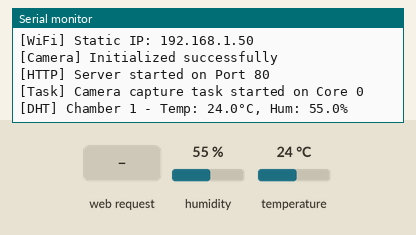
Bench run of a sketch on a simulated ESP32. On the bench: the last lines printed to the serial monitor. Inputs (shaded band) come from the test bench; at power-on: humidity 55 %, temperature 24 °C. WiFi joins after 1.5 s; servers stay silent unless stated; the camera gives no picture.

Above: at 4.0 s.
4.1 s: HTTP request GET /stream received
At 4.7 s:
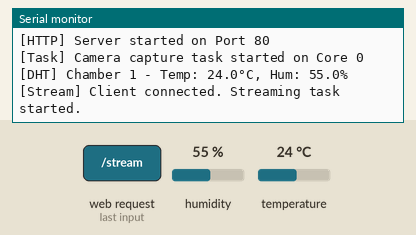
5.6 s: humidity set to 22 %
At 7.0 s:
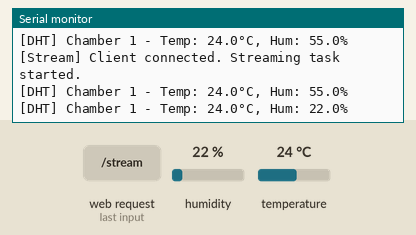
7.1 s: temperature set to 12 °C
8.6 s: humidity set to 40 %
At 9.3 s:
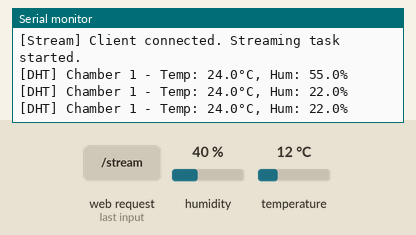
Timing chart, 0 to 11.1 s (numbered marks = the images above; inputs shaded):
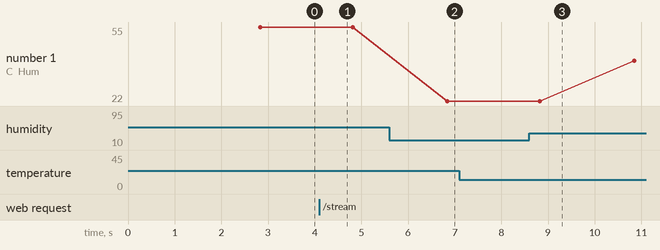

The sketch:

esp32cam_chamber1.ino
```cpp
/*
 * AgriSafe ESP32-CAM Chamber Firmware - DUAL CORE MULTITASKING (RAW TCP)
 * Compatible with ESP32 Arduino Core 2.0.x and 3.0.x
 * Pinout: AI-Thinker ESP32-CAM
 */

#include "esp_camera.h"
#include <WiFi.h>
#include <DHT.h>
#include "freertos/FreeRTOS.h"
#include "freertos/task.h"
#include "freertos/semphr.h"

// ============================================================
//  CHAMBER CONFIGURATION
// ============================================================
#define CHAMBER_ID      1 // Chamber 1
#define DHTPIN          14
#define DHTTYPE         DHT11

const char* ssid     = "log";
const char* password = "12345678";

// Static IP settings
IPAddress local_IP(192, 168, 137, 65);
IPAddress gateway(192, 168, 137, 1);
IPAddress subnet(255, 255, 255, 0);

// ============================================================
//  CAMERA PINS (AI-THINKER)
// ============================================================
#define PWDN_GPIO_NUM     32
#define RESET_GPIO_NUM    -1
#define XCLK_GPIO_NUM      0
#define SIOD_GPIO_NUM     26
#define SIOC_GPIO_NUM     27
#define Y9_GPIO_NUM       35
#define Y8_GPIO_NUM       34
#define Y7_GPIO_NUM       39
#define Y6_GPIO_NUM       36
#define Y5_GPIO_NUM       21
#define Y4_GPIO_NUM       19
#define Y3_GPIO_NUM       18
#define Y2_GPIO_NUM        5
#define VSYNC_GPIO_NUM    25
#define HREF_GPIO_NUM     23
#define PCLK_GPIO_NUM     22

// ============================================================
//  GLOBAL STATE & MULTITASKING VARIABLES
// ============================================================
DHT dht(DHTPIN, DHTTYPE);
WiFiServer server(80);

// Sensor values protected by sensorMutex
float g_temp = 0.0f;
float g_hum = 0.0f;
SemaphoreHandle_t sensorMutex = NULL;

// Camera Frame Buffer protected by frameMutex
uint8_t* g_frame_buf = NULL;
size_t g_frame_len = 0;
uint32_t g_frame_timestamp = 0;
SemaphoreHandle_t frameMutex = NULL;

// Thread-safe stream client tracking
volatile int activeStreams = 0;
const int MAX_STREAMS = 2; // Protect memory from multiple stream clients

// ============================================================
//  CORE 0 TASK: CAMERA ACQUISITION LOOP
// ============================================================
void cameraTask(void* pvParameters) {
  Serial.println("[Task] Camera capture task started on Core 0");

  for (;;) {
    camera_fb_t* fb = esp_camera_fb_get();
    if (fb) {
      if (xSemaphoreTake(frameMutex, pdMS_TO_TICKS(15)) == pdTRUE) {
        // Reallocate global buffer to fit the current frame
        uint8_t* new_buf = (uint8_t*)realloc(g_frame_buf, fb->len);
        if (new_buf) {
          g_frame_buf = new_buf;
          memcpy(g_frame_buf, fb->buf, fb->len);
          g_frame_len = fb->len;
          g_frame_timestamp = millis();
        }
        xSemaphoreGive(frameMutex);
      }
      esp_camera_fb_return(fb);
    } else {
      Serial.println("[CAM] Error: Failed to acquire frame");
    }
    // Yield to the RTOS and limit maximum frame rate to ~60 FPS
    vTaskDelay(pdMS_TO_TICKS(15));
  }
}

// ============================================================
//  CORE 0 TASK: MULTIPART MJPEG STREAMING FOR A CLIENT
// ============================================================
void streamClientTask(void* pvParameters) {
  WiFiClient client = *(WiFiClient*)pvParameters;
  delete (WiFiClient*)pvParameters; // Free heap memory allocated for wrapper

  // Set timeout to prevent orphaned/hanging sockets
  client.setTimeout(5);

  Serial.println("[Stream] Client connected. Streaming task started.");

  // Send initial HTTP headers
  client.println("HTTP/1.1 200 OK");
  client.println("Content-Type: multipart/x-mixed-replace; boundary=frame");
  client.println("Access-Control-Allow-Origin: *");
  client.println("Connection: close");
  client.println();

  uint8_t* localBuf = NULL;
  size_t localLen = 0;
  uint32_t lastTimestamp = 0;

  while (client.connected()) {
    bool newFrame = false;

    // Fast copy of latest frame from global buffer to release mutex quickly
    if (xSemaphoreTake(frameMutex, pdMS_TO_TICKS(15)) == pdTRUE) {
      if (g_frame_len > 0 && g_frame_timestamp != lastTimestamp) {
        localBuf = (uint8_t*)realloc(localBuf, g_frame_len);
        if (localBuf) {
          memcpy(localBuf, g_frame_buf, g_frame_len);
          localLen = g_frame_len;
          lastTimestamp = g_frame_timestamp;
          newFrame = true;
        }
      }
      xSemaphoreGive(frameMutex);
    }

    // Write frame boundary and payload
    if (newFrame && localBuf && localLen > 0) {
      int headLen = client.printf("--frame\r\nContent-Type: image/jpeg\r\nContent-Length: %d\r\n\r\n", localLen);
      size_t bodyLen = client.write(localBuf, localLen);
      int tailLen = client.print("\r\n");

      // Verify delivery to detect client disconnection
      if (bodyLen != localLen || headLen <= 0 || tailLen <= 0) {
        break;
      }
    }

    // Limit stream client output to ~25 FPS to conserve bandwidth
    vTaskDelay(pdMS_TO_TICKS(40));
  }

  if (localBuf) {
    free(localBuf);
  }
  client.stop();

  // Decrement active stream counter thread-safely
  activeStreams--;
  Serial.println("[Stream] Client disconnected. Streaming task ended.");
  vTaskDelete(NULL);
}

// ============================================================
//  CORE 1 (MAIN ARDUINO THREAD): SETUP
// ============================================================
void setup() {
  Serial.begin(115200);
  delay(1000);
  Serial.println("\n\n========================================");
  Serial.printf("AgriSafe ESP32-CAM Chamber %d Initialization\n", CHAMBER_ID);
  Serial.println("========================================\n");

  dht.begin();

  // Create Synchronization Mutexes
  sensorMutex = xSemaphoreCreateMutex();
  frameMutex = xSemaphoreCreateMutex();

  if (!sensorMutex || !frameMutex) {
    Serial.println("[Fatal] Mutex creation failed! Restarting...");
    ESP.restart();
  }

  // Configure WiFi (Static IP configuration)
  WiFi.mode(WIFI_STA);
  if (!WiFi.config(local_IP, gateway, subnet)) {
    Serial.println("[WiFi] Static IP configuration failed!");
  }
  WiFi.begin(ssid, password);

  Serial.print("[WiFi] Connecting");
  int attempts = 0;
  while (WiFi.status() != WL_CONNECTED && attempts < 40) {
    delay(500);
    Serial.print(".");
    attempts++;
  }

  if (WiFi.status() == WL_CONNECTED) {
    Serial.println("\n[WiFi] Connected successfully!");
    Serial.print("[WiFi] Static IP: ");
    Serial.println(WiFi.localIP());
  } else {
    Serial.println("\n[WiFi] Connection timed out! Running offline fallback.");
  }

  // Camera Hardware Configuration
  camera_config_t config;
  config.ledc_channel = LEDC_CHANNEL_0;
  config.ledc_timer = LEDC_TIMER_0;
  config.pin_d0 = Y2_GPIO_NUM;
  config.pin_d1 = Y3_GPIO_NUM;
  config.pin_d2 = Y4_GPIO_NUM;
  config.pin_d3 = Y5_GPIO_NUM;
  config.pin_d4 = Y6_GPIO_NUM;
  config.pin_d5 = Y7_GPIO_NUM;
  config.pin_d6 = Y8_GPIO_NUM;
  config.pin_d7 = Y9_GPIO_NUM;
  config.pin_xclk = XCLK_GPIO_NUM;
  config.pin_pclk = PCLK_GPIO_NUM;
  config.pin_vsync = VSYNC_GPIO_NUM;
  config.pin_href = HREF_GPIO_NUM;
  config.pin_sscb_sda = SIOD_GPIO_NUM;
  config.pin_sscb_scl = SIOC_GPIO_NUM;
  config.pin_pwdn = PWDN_GPIO_NUM;
  config.pin_reset = RESET_GPIO_NUM;
  config.xclk_freq_hz = 20000000;
  config.pixel_format = PIXFORMAT_JPEG;

  // Frame settings (Optimized for Web UI dashboard)
  config.frame_size = FRAMESIZE_QVGA; // 320x240
  config.jpeg_quality = 12; // Lower value = higher quality, 12 is optimal
  config.fb_count = 2; // Double frame buffering for smoother acquisition

  esp_err_t err = esp_camera_init(&config);
  if (err != ESP_OK) {
    Serial.printf("[Camera] Initialization failed with error 0x%x\n", err);
  } else {
    Serial.println("[Camera] Initialized successfully");

    // Set sensor settings for better image clarity
    sensor_t* s = esp_camera_sensor_get();
    if (s) {
      s->set_brightness(s, 0);
      s->set_contrast(s, 0);
      s->set_saturation(s, 0);
      s->set_whitebal(s, 1);
      s->set_awb_gain(s, 1);
      s->set_exposure_ctrl(s, 1);
      s->set_gain_ctrl(s, 1);
    }

    // Start background Camera Task on Core 0
    xTaskCreatePinnedToCore(
        cameraTask,
        "camera_task",
        4096,
        NULL,
        2, // Higher priority
        NULL,
        0 // Pinned to Core 0
    );
  }

  // Start HTTP server on Port 80
  server.begin();
  Serial.println("[HTTP] Server started on Port 80");
}

// ============================================================
//  CORE 1 (MAIN ARDUINO THREAD): LOOP & HTTP DISPATCHER
// ============================================================
unsigned long lastSensorRead = 0;

void loop() {
  // 1. Process Incoming HTTP Connections
  WiFiClient client = server.available();
  if (client) {
    // Read and parse the request line (e.g., "GET /data HTTP/1.1")
    String req = client.readStringUntil('\r');

    // Consume remaining HTTP request headers to clean the buffer
    while (client.connected() && client.available()) {
      String line = client.readStringUntil('\r');
      if (line == "\n") break;
    }

    if (req.indexOf("GET /data") >= 0) {
      // Serve JSON data response immediately without blocking
      float tVal = 0.0f;
      float hVal = 0.0f;

      if (xSemaphoreTake(sensorMutex, pdMS_TO_TICKS(10)) == pdTRUE) {
        tVal = g_temp;
        hVal = g_hum;
        xSemaphoreGive(sensorMutex);
      }

      if (isnan(tVal)) tVal = 0.0f;
      if (isnan(hVal)) hVal = 0.0f;

      String json = "{\"temp\":" + String(tVal, 1) +
                    ",\"hum\":" + String(hVal, 1) +
                    ",\"chamber\":" + String(CHAMBER_ID) + "}";

      client.println("HTTP/1.1 200 OK");
      client.println("Content-Type: application/json");
      client.println("Access-Control-Allow-Origin: *");
      client.println("Connection: close");
      client.println();
      client.print(json);
      client.stop();
    }
    else if (req.indexOf("GET /stream") >= 0) {
      // Dispatch client connection to a stream task on Core 0
      if (activeStreams >= MAX_STREAMS) {
        // Reject connection if maximum clients reached
        client.println("HTTP/1.1 503 Service Unavailable");
        client.println("Access-Control-Allow-Origin: *");
        client.println("Connection: close");
        client.println();
        client.println("Too many active stream connections.");
        client.stop();
      } else {
        WiFiClient* clientPtr = new WiFiClient(client);
        activeStreams++;

        BaseType_t res = xTaskCreatePinnedToCore(
            streamClientTask,
            "stream_client_task",
            4096,
            (void*)clientPtr,
            1,
            NULL,
            0 // Pinned to Core 0 to offload networking from Core 1
        );

        if (res != pdPASS) {
          activeStreams--;
          client.println("HTTP/1.1 500 Internal Server Error");
          client.println("Connection: close");
          client.println();
          client.stop();
          delete clientPtr;
        }
      }
    }
    else {
      // 404 handler
      client.println("HTTP/1.1 404 Not Found");
      client.println("Connection: close");
      client.println();
      client.stop();
    }
  }

  // 2. Poll DHT11 Sensor (Every 2 seconds)
  unsigned long now = millis();
  if (now - lastSensorRead >= 2000) {
    lastSensorRead = now;

    float tRead = dht.readTemperature();
    float hRead = dht.readHumidity();

    if (!isnan(tRead) && !isnan(hRead) && tRead > -40.0f && tRead < 80.0f && hRead >= 0.0f && hRead <= 100.0f) {
      if (xSemaphoreTake(sensorMutex, pdMS_TO_TICKS(15)) == pdTRUE) {
        g_temp = tRead;
        g_hum = hRead;
        xSemaphoreGive(sensorMutex);
      }
      Serial.printf("[DHT] Chamber %d - Temp: %.1f°C, Hum: %.1f%%\n", CHAMBER_ID, tRead, hRead);
    } else {
      Serial.println("[DHT] Warning: Failed to read from sensor or invalid data received");
    }
  }

  // Small delay to allow IDLE task yield and system background processes
  vTaskDelay(pdMS_TO_TICKS(5));
}
```

Measured:
- after the input at 4.1 s, the serial monitor: prints a new line at once (image 1)
- after the input at 5.6 s, the serial monitor: prints a new line after 1.2 s (image 2)
- plotted number 1: 55 → 22 after the input at 5.6 s, 22 → 40 after the input at 8.6 s
